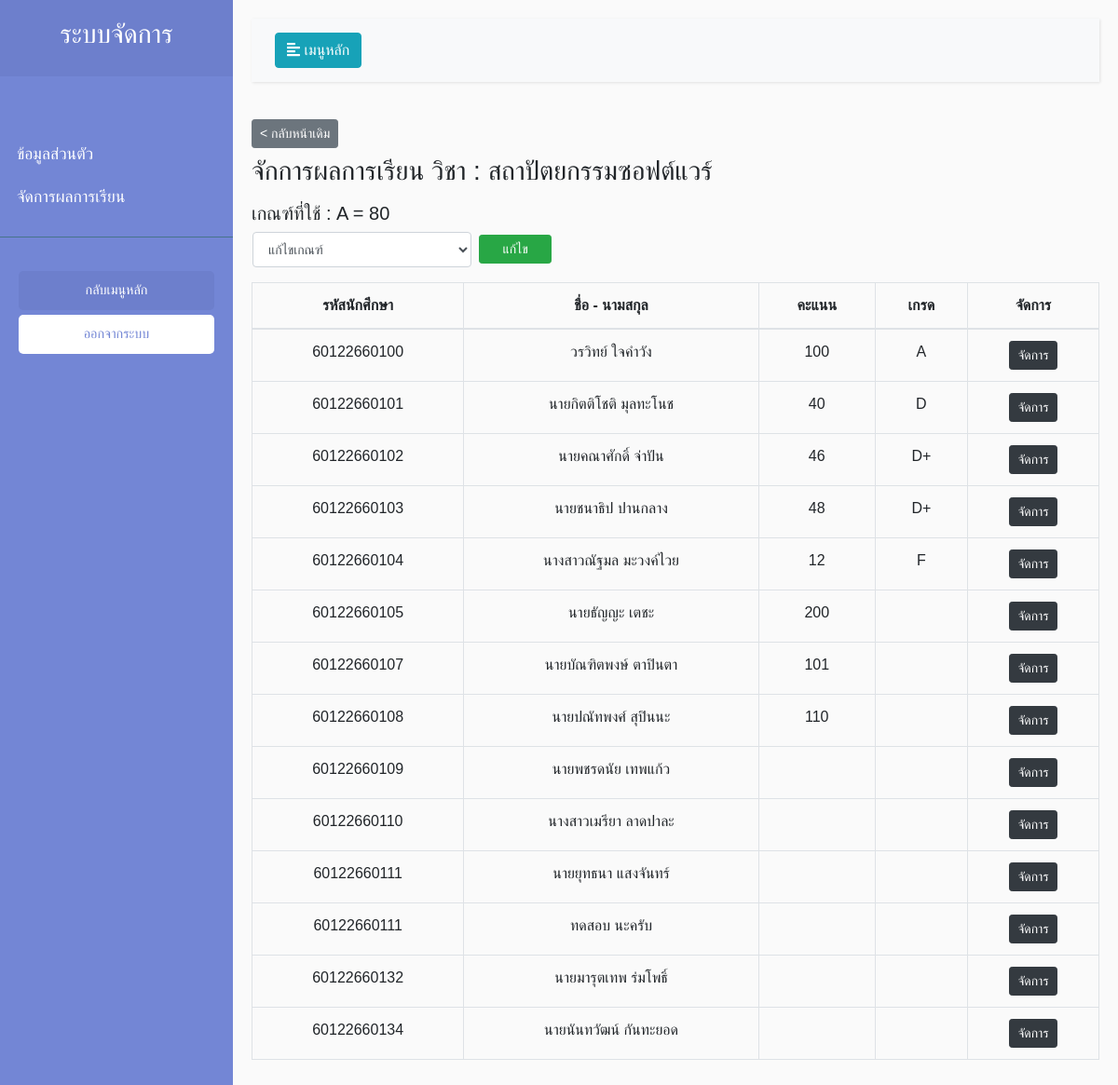
The app's page /view/setScore/ManagerGrade.php?SJ_ID=5672602 (signed in), older data.
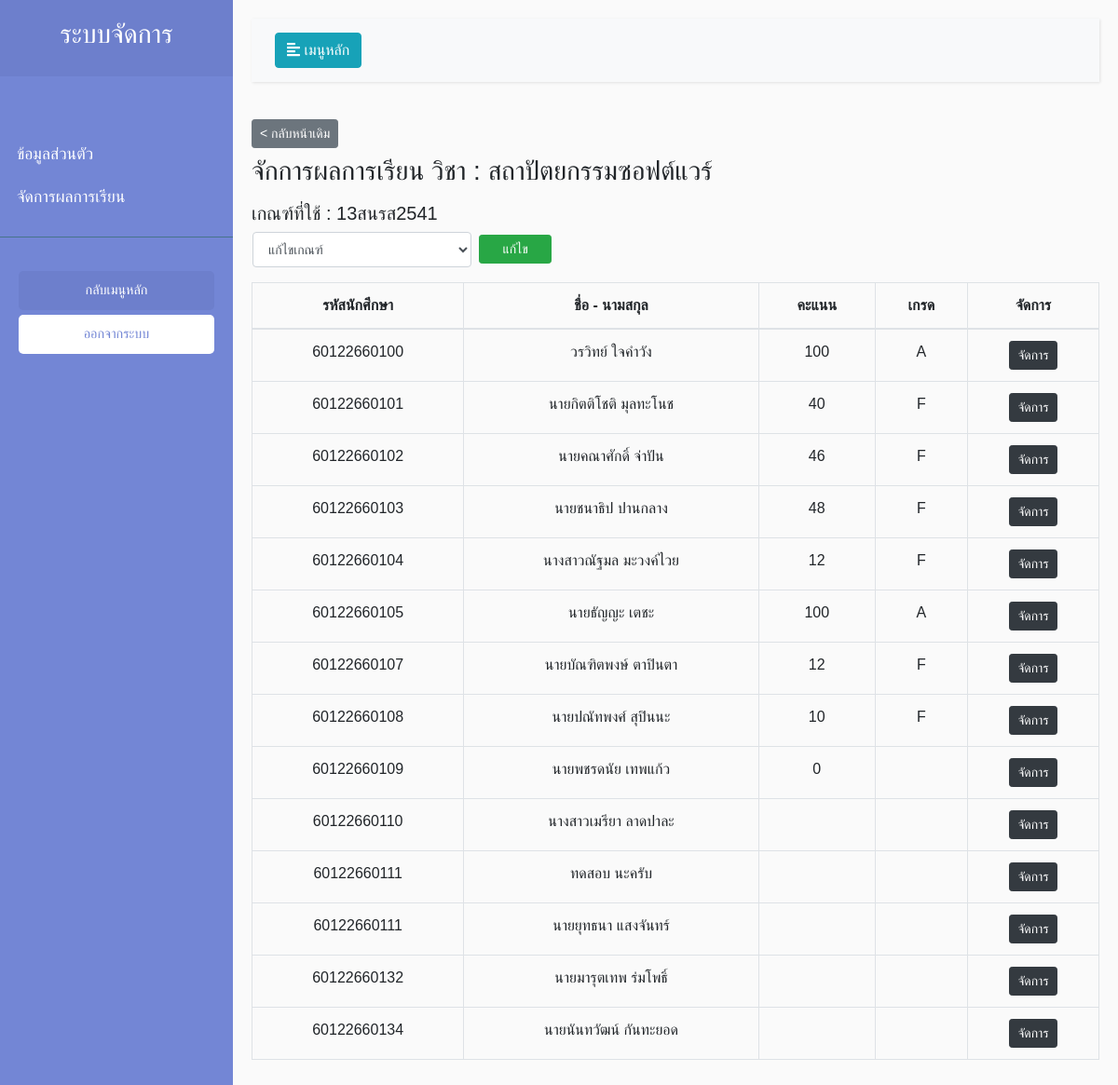
The same page, newer data.
### tables this page shows
CREATE TABLE `subject_tb` (
  `Sub_id` int(16) NOT NULL,
  `Sub_code` varchar(7) NOT NULL,
  `Sub_Name` varchar(255) NOT NULL,
  `Sub_Credit` varchar(10) NOT NULL
);

CREATE TABLE `register_tb` (
  `reg_id` int(11) NOT NULL,
  `std_code` varchar(255) NOT NULL,
  `cos_code` int(11) NOT NULL
);

CREATE TABLE `student_tb` (
  `std_id` int(11) NOT NULL,
  `std_code` varchar(255) NOT NULL,
  `std_name` varchar(255) NOT NULL
);

CREATE TABLE `grade_tb` (
  `grad_id` int(11) NOT NULL,
  `std_code` varchar(255) NOT NULL,
  `sub_code` varchar(255) NOT NULL,
  `GPA` int(10) NOT NULL,
  `grade_font` varchar(255) NOT NULL
);

### view/setScore/ManagerGrade.php (the view, shortened to what this page needs)
<?php
include('../../model/connect.php');
$sqlsub ="SELECT * FROM `subject_tb`
WHERE Sub_code = '".$_SESSION['SJ_ID']."'";
$querysub = $conn->query($sqlsub);
$resultsub = $querysub -> FETCH_ASSOC();
?>
<!DOCTYPE html>
<html>
<head>
    <link rel="stylesheet" href="https://stackpath.bootstrapcdn.com/bootstrap/4.1.0/css/bootstrap.min.css"
>
    <link rel="stylesheet" href="../../style/Style.css">
</head>
<body class="setfont">
    <div class="wrapper">
        <nav id="sidebar">
            <div class="sidebar-header">
                <h3 class="text-center">ระบบจัดการ</h3>
            </div>
            <ul class="list-unstyled components pl-2">
            <?php if($_SESSION['Type_id'] == 1){ ?>
                <li>
                    <a href="">ข้อมูลส่วนตัว</a>
                </li>
                <li>
                    <a href="../managerPersonnel/ManagerPersonnel.php">จัดการบุคลากร</a>
                </li>
                <li>
                    <a href="../managerSubject/ManagerSubject.php">จัดการรายวิชา</a>
                </li>
                <li>
                    <a href="../managerProgram/ManagerProgram.php">จัดการแผนการสอน</a>
                </li>
            <?php } else{?>
                <li>
                    <a href="../main/Main.php">ข้อมูลส่วนตัว</a>
                </li>
                <li>
                    <a href=" ">จัดการผลการเรียน</a>
                </li>
            <?php } ?>
            </ul>
            <ul class="list-unstyled CTAs">
                <li>
                    <a href="../../index.php" class="article">กลับเมนูหลัก</a>
                </li>
                <li>
                    <a href="../../control/logout/Logout.php" class="download">ออกจากระบบ</a>
                </li>
            </ul>
        </nav>
        <div id="content">
<nav class="navbar navbar-expand-lg navbar-light bg-light">
    <div class="container-fluid">
        <button type="button" id="sidebarCollapse" class="btn btn-info">
            <i class="fas fa-align-left"></i>
            <span>เมนูหลัก</span>
        </button>
    </div>
</nav>
<a class="btn btn-sm btn-secondary mb-2" href="../../view/setScore/SubjectList.php"> < กลับหน้าเดิม</a>
<h3>จักการผลการเรียน วิชา : <?php echo $resultsub['Sub_Name'] ?></h3>
<form action="../../control/grade/UpdateCtr.php" method="POST">
<?php
$sqlname = "SELECT DISTINCT course_tb.ctr_number, criteria_tb.ctr_name FROM `course_tb`
            INNER JOIN criteria_tb
            ON criteria_tb.ctr_number = course_tb.ctr_number WHERE Sub_Code ='".$_SESSION['ctrname']."'";
$queryname = $conn->query($sqlname);
$resultname = $queryname->FETCH_ASSOC();
?>
<h5 class="mt-3">เกณฑ์ที่ใช้ : <?php echo $resultname['ctr_name']; ?></h5>
<div class="form-group row">
<select class="form-control col-form-label col-form-label-sm col-3 ml-3" name="txtCtr" id="" required>
<option value="">แก้ไขเกณฑ์</option>
</select>
<button class="btn btn-sm btn-success col-1 my-auto ml-2">แก้ไข</button>
</div>
</form>
<table class="table table-bordered mt-2 mx-auto text-center">
    <thead>
        <tr>
            <th class="text-center" scope="col">รหัสนักศึกษา</th>
            <th scope="col">ชื่อ - นามสกุล</th>
            <th class="text-center" scope="col">คะแนน</th>
            <th class="text-center" scope="col">เกรด</th>
            <th class="text-center" scope="col">จัดการ</th>
          </tr>
        </thead>
        <tbody>
        <?php
        $sqlshow = "SELECT * FROM register_tb
                INNER JOIN course_tb
                ON register_tb.cos_code = course_tb.Cos_code
                INNER JOIN student_tb
                ON register_tb.std_code = student_tb.std_code
                WHERE course_tb.Sub_Code = '".$_GET['SJ_ID']."'
                ORDER BY register_tb.std_code";
        $queryshow = $conn->query($sqlshow);
        while($row = $queryshow->FETCH_ASSOC()) {
            $sqlgrade = "   SELECT * FROM `grade_tb`
                            WHERE `std_code` ='".$row['std_code']."'
                            AND `sub_code` = '".$row['Sub_Code']."'";
            $querygrade = $conn->query($sqlgrade);
            $resultgrade = $querygrade->FETCH_ASSOC();
            ?>
<tr>
<td><?php echo $row['std_code']?></td>
<td><?php echo $row['std_name']?></td>
<td><?php echo $resultgrade['GPA']?></td>
<td><?php echo $resultgrade['grade_font']?></td>
<td class="text-center"><a class="btn btn-dark btn-sm" href="./SetScore.php?STD_ID=<?php echo $row['std_code']; ?>&socre=<?php echo $resultgrade['GPA']; ?>">จัดการ</a></td>
</tr>
<?php }?>
      </table>
</div>
</body>
</html>

### style/Style.css (style rules this page uses)
body { font-family: 'Kanit', sans-serif; overflow: hidden; }
.setfont { font-family: 'Kanit', sans-serif; }
body { font-family: 'Poppins', sans-serif; background: #fafafa; }
a, a:hover, a:focus { color: inherit; text-decoration: none; transition: all 0.3s; }
.navbar { padding: 15px 10px; background: #fff; border: none; border-radius: 0; margin-bottom: 40px; box-shadow: 1px 1px 3px rgba(0, 0, 0, 0.1); }
.wrapper { display: flex; width: 100%; align-items: stretch; }
#sidebar { min-width: 250px; max-width: 250px; background: #7386D5; color: #fff; transition: all 0.3s; }
#sidebar .sidebar-header { padding: 20px; background: #6d7fcc; }
#sidebar ul.components { padding: 20px 0; border-bottom: 1px solid #47748b; }
#sidebar ul li a { padding: 10px; font-size: 1.1em; display: block; }
ul.CTAs { padding: 20px; }
ul.CTAs a { text-align: center; font-size: 0.9em !important; display: block; border-radius: 5px; margin-bottom: 5px; }
a.download { background: #fff; color: #7386D5; }
a.article, a.article:hover { background: #6d7fcc !important; color: #fff !important; }
#content { width: 100%; padding: 20px; min-height: 100vh; transition: all 0.3s; }

Row changes from the older to the newer data that the page shows:
changed through a linked row, register_tb "นายกิตติโชติ มุลทะโนช": grade_tb.grade_font "D" → "F"
changed through a linked row, register_tb "นายคณาศักดิ์ จ่าปัน": grade_tb.grade_font "D+" → "F"
changed through a linked row, register_tb "นายชนาธิป ปานกลาง": grade_tb.grade_font "D+" → "F"
changed through a linked row, register_tb "นายธัญญะ เตชะ": grade_tb.GPA "200" → "100"; grade_tb.grade_font (not shown) → "A"
changed through a linked row, register_tb "นายบัณฑิตพงษ์ ตาปินตา": grade_tb.GPA "101" → "12"; grade_tb.grade_font (not shown) → "F"
changed through a linked row, register_tb "นายปณัทพงศ์ สุปินนะ": grade_tb.GPA "110" → "10"; grade_tb.grade_font (not shown) → "F"
shown differently, row unchanged: register_tb "นายพชรดนัย เทพแก้ว": grade_tb.GPA (not shown) → "0"
computed for register_tb "ทดสอบ นะครับ": student_tb.std_name "นายยุทธนา แสงจันทร์" → "ทดสอบ นะครับ"; student_tb.std_name "ทดสอบ นะครับ" → "นายยุทธนา แสงจันทร์"
Text that changed along with them:
$resultname['ctr_name']: "A = 80" → "13สนรส2541"
